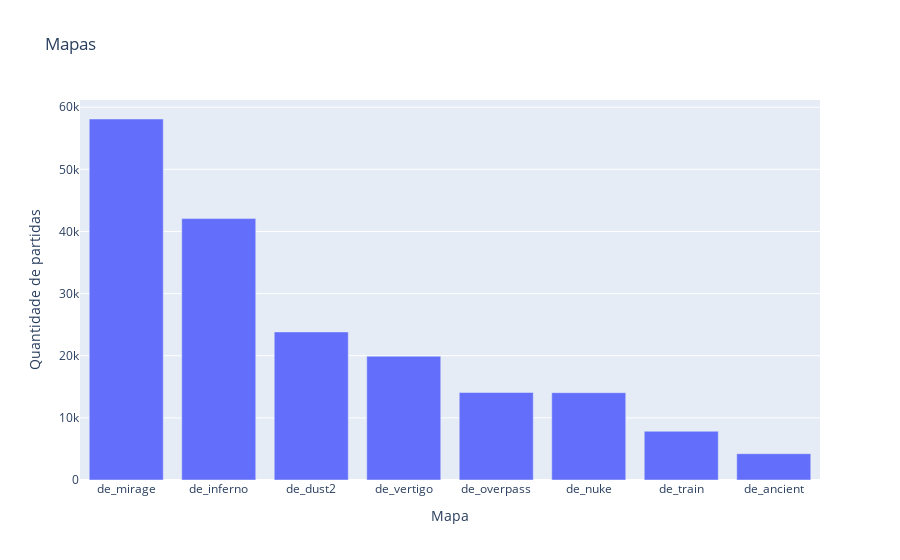

The notebook cell this image was saved under:
### Markdown cell above
### Mapas mais jogados

### Code cell
maps = lobby_players['descMapName'].value_counts()
# Plot em gráfico de barras
fig = px.bar(maps, x=maps.index, y=maps.values, title='Mapas')
fig.update_layout(xaxis_title='Mapa', yaxis_title='Quantidade de partidas')
fig.show()

### Figure 1 — Plotly figure (JSON) as saved in the notebook; plotly's stock layout.template omitted (floating-point values rounded to 4 significant figures)
{"data": [{"alignmentgroup": "True", "hovertemplate": "index=%{x}<br>y=%{y}<extra></extra>", "legendgroup": "", "marker": {"color": "#636efa", "pattern": {"shape": ""}}, "name": "", "offsetgroup": "", "orientation": "v", "showlegend": false, "textposition": "auto", "type": "bar", "x": ["de_mirage", "de_inferno", "de_dust2", "de_vertigo", "de_overpass", "de_nuke", "de_train", "de_ancient"], "xaxis": "x", "y": [58101, 42073, 23834, 19924, 14088, 14053, 7846, 4233], "yaxis": "y"}], "layout": {"barmode": "relative", "legend": {"tracegroupgap": 0}, "title": {"text": "Mapas"}, "xaxis": {"anchor": "y", "domain": [0, 1], "title": {"text": "Mapa"}}, "yaxis": {"anchor": "x", "domain": [0, 1], "title": {"text": "Quantidade de partidas"}}}}
